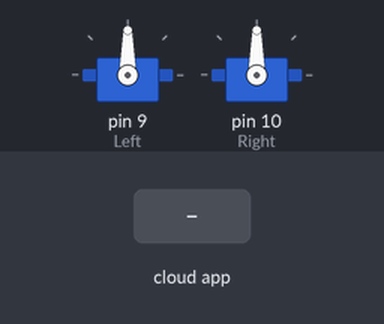
Recording of a sketch running on a simulated Arduino Uno, built with avr-gcc and run on an emulated ATmega328P. On the bench: 2 × servo. Inputs (shaded band) come from the test bench. The ROS host is connected and sends only what is stated.

Above: at 1.2 s.
1.3 s: the phone or cloud app sets move_zumo to -100
At 2.0 s:
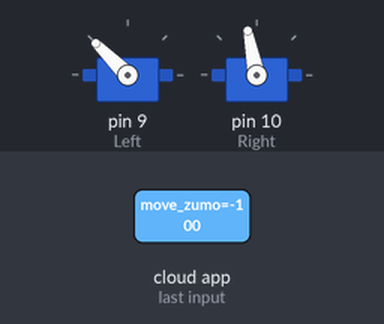
2.8 s: the phone or cloud app sets move_zumo to 0
At 3.4 s:
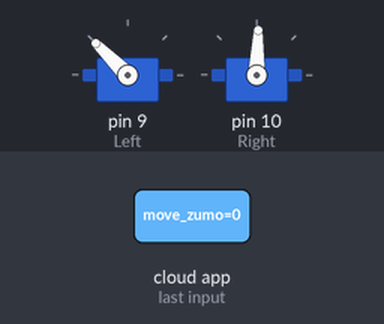
4.3 s: the phone or cloud app sets move_zumo to 100
At 5.6 s:
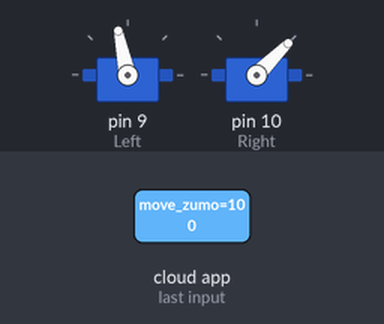
Timing chart, 0 to 7.3 s (numbered marks = the images above; inputs shaded):
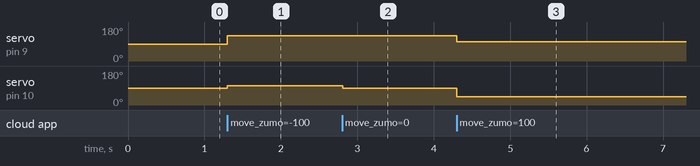

The sketch:

xbox.ino
```cpp
//one equation to determine input value
#include <ros.h>
#include <std_msgs/Float32MultiArray.h>
#include <std_msgs/Float32.h>
#include <Servo.h>

Servo Left;
Servo Right;

ros::NodeHandle nh;

int rightSpeed, leftSpeed;

void messageCb(const std_msgs::Float32& str){


        double dire= str.data;

        if(dire == -1.0){


                 leftSpeed=90;              //no free-space front Zumo robot, rotate to find another one
                 rightSpeed =90;
                 mode(leftSpeed, rightSpeed);
        }
        else
        {
           double  relative_angle=abs(90.0-dire);

            if (relative_angle <= 8.0)         //optional direction in front of Zumo robot
            {
                 leftSpeed=115;
                 rightSpeed =65;
                 mode(leftSpeed, rightSpeed);
            }
            else
            {
                 if (dire <90)
                 {
                   leftSpeed=135;
                   rightSpeed =88.3125-0.13125*dire;
                   mode(leftSpeed,rightSpeed);

                 }

                 else
                 {
                   double mirror_angle=180-dire;
                   double ratio=45/(1.6875+0.13125*mirror_angle);
                   leftSpeed=90+45/ratio;
                   rightSpeed =45;
                   mode(leftSpeed,rightSpeed);
                 }
            }

        }
}

ros::Subscriber<std_msgs::Float32> sub("move_zumo", messageCb);

void setup(){
  Left.attach(9); //use PWM pin 9 to control left motors
  Right.attach(10); // use PWM pin 10 to control right motors

  nh.initNode();
  nh.subscribe(sub);
}

void loop(){

  nh.spinOnce();
  delay(10);

}


void mode(int LSpeed, int RSpeed)
{
    Left.write(LSpeed);
    Right.write(RSpeed);

}
```

Measured:
- after the input at 1.3 s, servo on pin 9 (Left): 90° → 135° at once; servo on pin 10 (Right): 90° → 101° at once
- after the input at 2.8 s, servo on pin 10 (Right): 101° → 88° at once
- after the input at 4.3 s, servo on pin 9 (Left): 135° → 102° at once; servo on pin 10 (Right): 88° → 45° at once
